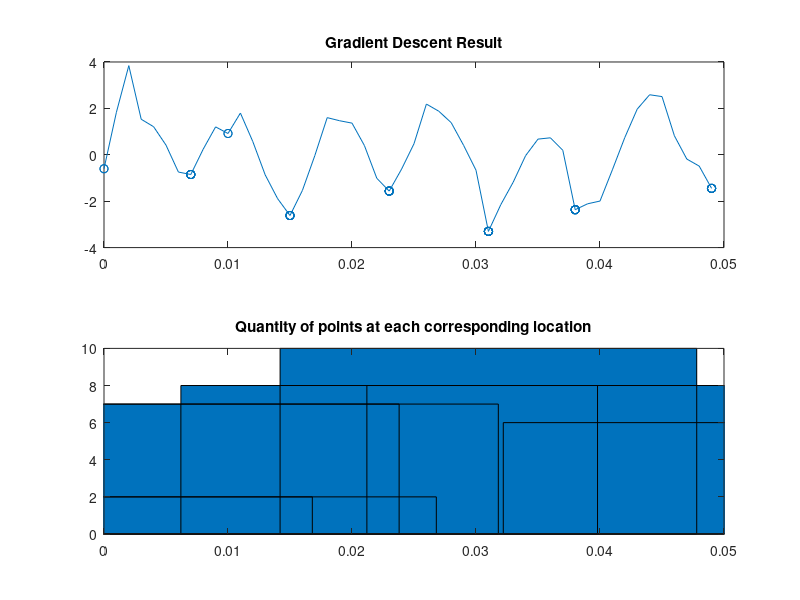
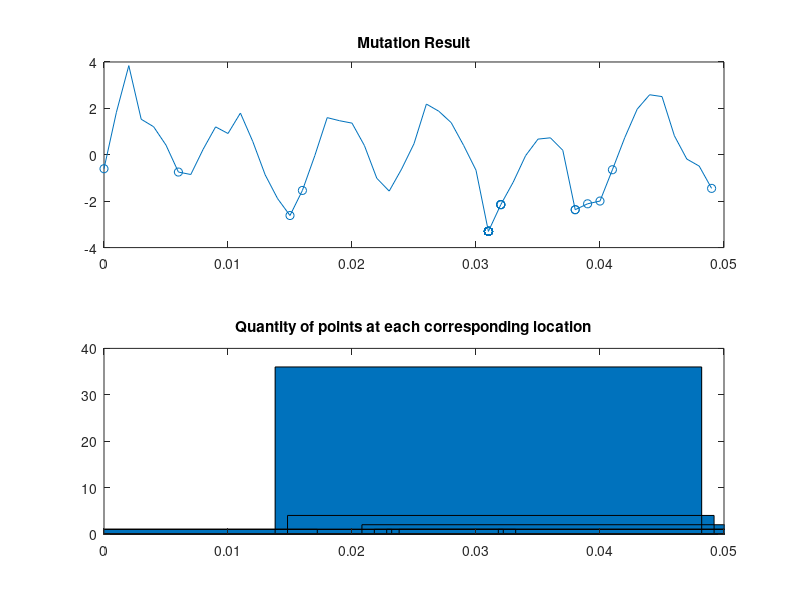

The MATLAB script that drew these images, in order:
%% Generating Simulation Enviorment
clear all
close all
tp = (0:0.001:1)';
yp = sin(2*pi*50*tp) + 2*sin(2*pi*120*tp);
yn = yp + 0.5*randn(size(tp));
t = tp(1:50);
y = yn(1:50);

%% Gradient Descent Algorithm for 2D Graph
% Additional information can be found at
% https://www.geeksforgeeks.org/introduction-hill-climbing-artificial-intelligence/
resx = [1:50];
res = [1:50];
N = 50;
p = randperm(N);
for i = 1:50
    curr = p(i);
    if (curr ~= 1) && (curr ~= 50)
        while (yn(curr+1) < yn(curr)) || (yn(curr-1) < yn(curr)) 
            if (yn(curr+1) < yn(curr))
                curr = curr + 1;
                if curr == 50
                    break;
                end
            else
                curr = curr - 1;
                if curr == 1
                    break;
                end
            end
        end
    end
    res(i) = yn(curr);
    resx(i) = t(curr);
end

figure
subplot(2,1,1);
plot(t,y);
title('Gradient Descent Result');
xlim([0 0.05]);
hold on;
scatter(resx,res);
hold off;

u1 = unique(res);
psize1 = size(u1);
xx1 = zeros(1,psize1(2)); % occurances
x1 = zeros(1,psize1(2)); % x-axis position
for i = 1:psize1(2)
    for j = 1:50
        if(u1(i) == res(j))
            xx1(i) = xx1(i) + 1;
            x1(i) = resx(j);
        end
    end
end

Z1 = [x1' u1' xx1'];
subplot(2,1,2);
bar(x1,xx1);
xlim([0 0.05]);
title('Quantity of points at each corresponding location');
colormap(jet);

%% Genetic Algorithm (Simulated Anneling)
% Additional information can be found at 
% http://mathworld.wolfram.com/SimulatedAnnealing.html
resx2 = [1:50];
res2 = [1:50];
N = 50;
p = randperm(N);
for i = 1:50
    location = p(i);
    for j = 1:20000
        ranIndex = randperm(N);
        Neigh = ranIndex(i);
        ranNum = randperm(75);
        if yn(Neigh) < yn(location)
            location = Neigh;
        elseif ranNum(1) == 1
            location = Neigh;
        end
    end
    res2(i) = yn(location);
    resx2(i) = t(location);
end

figure
subplot(2,1,1);
plot(t,y);
xlim([0 0.05]);
hold on;
scatter(resx2,res2);
title('Mutation Result');
hold off;

u = unique(res2);
psize = size(u);
xx = zeros(1,psize(2)); % occurances
x = zeros(1,psize(2)); % x-axis position
for i = 1:psize(2)
    for j = 1:50
        if(u(i) == res2(j))
            xx(i) = xx(i) + 1;
            x(i) = resx2(j);
        end
    end
end

Z = [x' u' xx'];
subplot(2,1,2);
bar(x,xx);
xlim([0 0.05]);
title('Quantity of points at each corresponding location');
colormap(jet);
